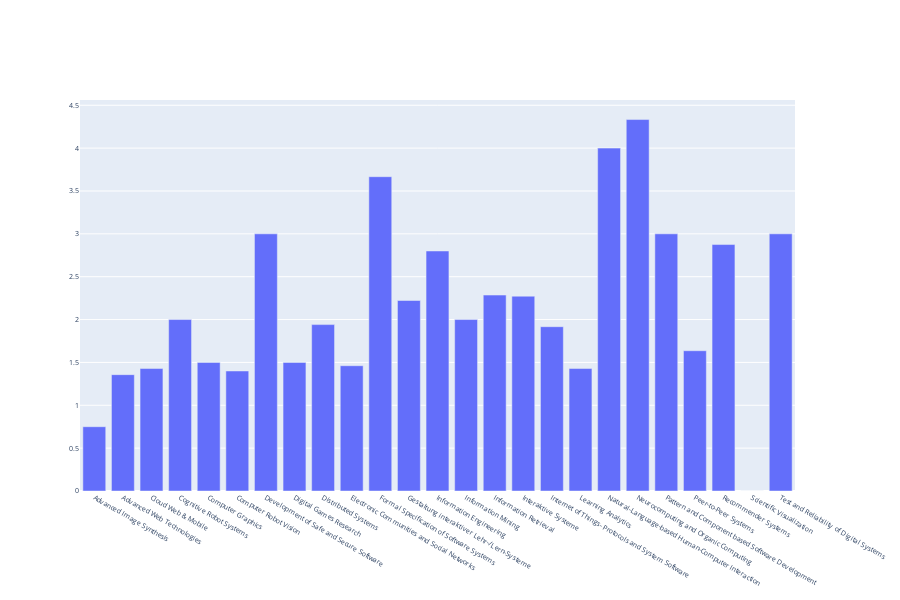

The code cell stored with this chart in its notebook:
### Code cell
fig11.show()

### Figure 1 — Plotly figure (JSON) as saved in the notebook; plotly's stock layout.template omitted (floating-point values rounded to 4 significant figures)
{"data": [{"type": "bar", "x": ["Advanced Image Synthesis", "Advanced Web Technologies", "Cloud Web & Mobile", "Cognitive Robot Systems", "Computer Graphics", "Computer Robot Vision", "Development of Safe and Secure Software", "Digital Games Research", "Distributed Systems", "Electronic Communities and Social Networks", "Formal Specification of Software Systems", "Gestaltung interaktiver Lehr-/Lern-Systeme", "Information Engineering", "Information Mining", "Information Retrieval", "Interaktive Systeme", "Internet of Things- Protocols and System Software", "Learning Analytics", "Natural-Language-based Human-Computer Interaction", "Neurocomputing and Organic Computing", "Pattern and Component based Software Development", "Peer-to-Peer Systems", "Recommender Systems", "Scientific Visualization", "Test and Reliability of Digital Systems"], "y": [0.75, 1.357, 1.429, 2, 1.5, 1.4, 3, 1.5, 1.941, 1.462, 3.667, 2.222, 2.8, 2, 2.286, 2.273, 1.917, 1.429, 4, 4.333, 3, 1.636, 2.875, 0, 3]}], "layout": {"font": {"size": 7}, "height": 600, "width": 900}}
